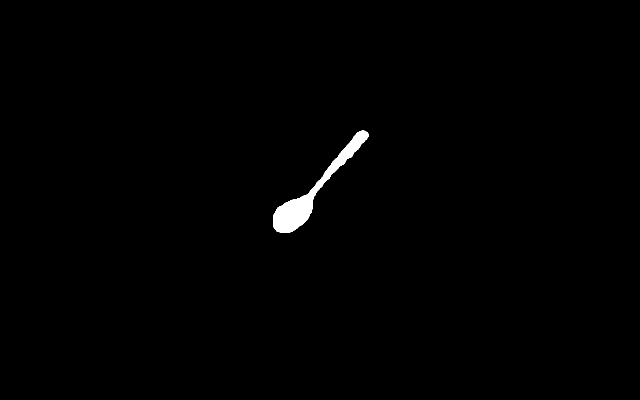
#> input picture tian/Grasp_tuning/pictures/spoon3_mask.png, 1280 x 800 px (shown at 1/2 size)
$ python zhangsuen_thinning.py
#> lines starting #> are read from the running program, lines starting #| are printed output that depends on the picture; after the words box and inside, x2 and y2 are one past the last pixel; in counts of white or black regions, pixels touching at a corner belong together
import matplotlib.pyplot as plt
import cv2
import os
import numpy as np


def neighbours(x, y, img):
    x_1, y_1, x1, y1 = x - 1, y - 1, x + 1, y + 1
    return [img[x_1, y], img[x_1, y1], img[x, y1], img[x1, y1],  # P2,P3,P4,P5
            img[x1, y], img[x1, y_1], img[x, y_1], img[x_1, y_1]]  # P6,P7,P8,P9


def transitions(neighbours):
    n = neighbours + neighbours[0:1]  # P2, P3, ... , P8, P9, P2
    return sum((n1, n2) == (0, 1) for n1, n2 in zip(n, n[1:]))  # (P2,P3), (P3,P4), ... , (P8,P9), (P9,P2)


def zhangsuen(mask_pixels, image):
    Image_Thinned = image.copy()  # deepcopy to protect the original image
    changing1 = changing2 = 1  # the points to be removed (set as 0)
    skeleton_pixels = mask_pixels.copy()
    while changing1 or changing2:  # iterates until no further changes occur in the image
        new_pixels = []
        # Step 1
        changing1 = []
        # rows, columns = Image_Thinned.shape  # x for rows, y for columns
        # for x in range(1, rows - 1):  # No. of  rows
        #     for y in range(1, columns - 1):  # No. of columns
        for pixel in skeleton_pixels:
            x = pixel[0]
            y = pixel[1]
            P2, P3, P4, P5, P6, P7, P8, P9 = n = neighbours(x, y, Image_Thinned)
            if (Image_Thinned[x, y] == 1 and  # Condition 0: Point P1 in the object regions
                    2 <= sum(n) <= 6 and  # Condition 1: 2<= N(P1) <= 6
                    transitions(n) == 1 and  # Condition 2: S(P1)=1
                    P2 * P4 * P6 == 0 and  # Condition 3
                    P4 * P6 * P8 == 0):  # Condition 4
                changing1.append((x, y))
            else:
                new_pixels.append([x, y])
        for x, y in changing1:
            Image_Thinned[x, y] = 0
        print(len(new_pixels))
        skeleton_pixels = new_pixels.copy()
        new_pixels = []
        # Step 2
        changing2 = []
        # for x in range(1, rows - 1):
        #     for y in range(1, columns - 1):
        for pixel in skeleton_pixels:
            x = pixel[0]
            y = pixel[1]
            P2, P3, P4, P5, P6, P7, P8, P9 = n = neighbours(x, y, Image_Thinned)
            if (Image_Thinned[x, y] == 1 and  # Condition 0
                    2 <= sum(n) <= 6 and  # Condition 1
                    transitions(n) == 1 and  # Condition 2
                    P2 * P4 * P8 == 0 and  # Condition 3
                    P2 * P6 * P8 == 0):  # Condition 4
                changing2.append((x, y))
            else:
                new_pixels.append([x, y])
        for x, y in changing2:
            Image_Thinned[x, y] = 0
        print(len(new_pixels))
        skeleton_pixels = new_pixels.copy()
    return Image_Thinned, skeleton_pixels


if __name__ == '__main__':
    path = os.path.dirname(os.getcwd())
    mask_image_name = 'spoon3_mask.png'
    image_name = 'spoon3.png'
    mask_img = cv2.imread(os.path.join(path, 'pictures', mask_image_name))
#> mask_img is the input picture: shape (800, 1280, 3); values 0 (black) and 1 (white), 0.69% white; 1 white region, box (x1, y1, x2, y2) and area: (546, 261, 737, 465) 7057
    imgb = cv2.imread(os.path.join(path, 'pictures', image_name))
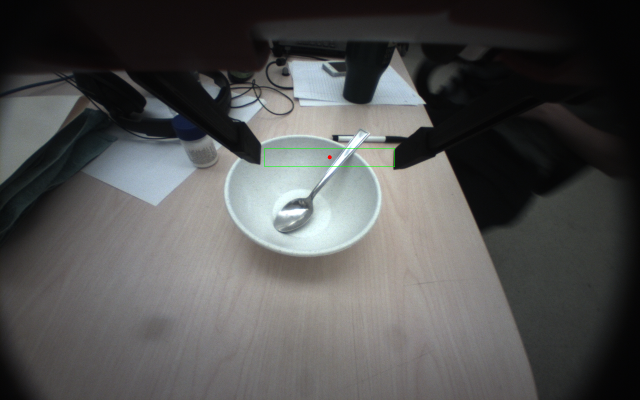
#> input picture tian/Grasp_tuning/pictures/spoon3.png, 1280 x 800 px (shown at 1/2 size)
#> imgb is the input picture: shape (800, 1280, 3); mean B, G, R 81.6, 82.2, 82.1
    roi = mask_img[250:500, 450:750, 0]
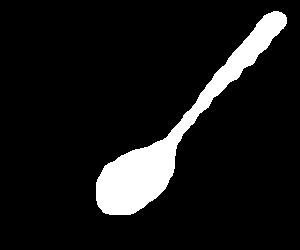
#> roi: shape (250, 300); values 0 (black) and 1 (white), 9.4% white; 1 white region, box (x1, y1, x2, y2) and area: (96, 11, 287, 215) 7057
    mask_pixels = []
    r, c = roi.shape
#> r = 250; c = 300
    for i in range(r):
        for j in range(c):
            if roi[i, j] == 1:
                mask_pixels.append([i + 250, j + 450])
    skeleton_img, skeleton_pixs = zhangsuen(mask_pixels, mask_img[:, :, 0])
#> the loop in zhangsuen, `while changing1 or changing2:` made 21 passes
#> after the loop in zhangsuen, `while changing1 or changing2:`:
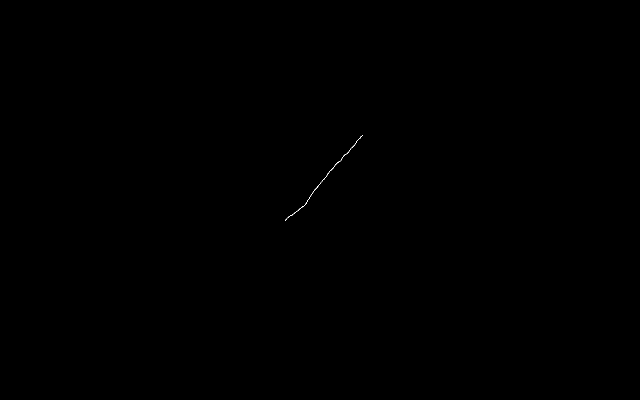
#> Image_Thinned: shape (800, 1280) (shown at 1/2 size); values 0 (black) and 1 (white), 0.02% white in thin lines or dots, all inside (x1, y1, x2, y2) = (570, 271, 726, 442)
    skp = np.array(skeleton_pixs)
    plt.figure()
    plt.imshow(imgb)
    x = skp[:, 1]
    y = skp[:, 0]
    plt.scatter(x, y, color='r', marker='x')
    plt.show()
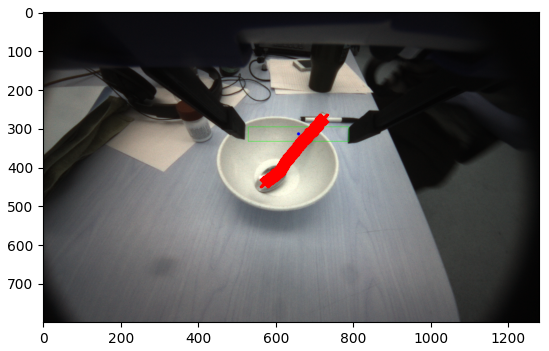
#> figure drawn by matplotlib, 1 panel; B, G, R data is drawn as R, G, B
